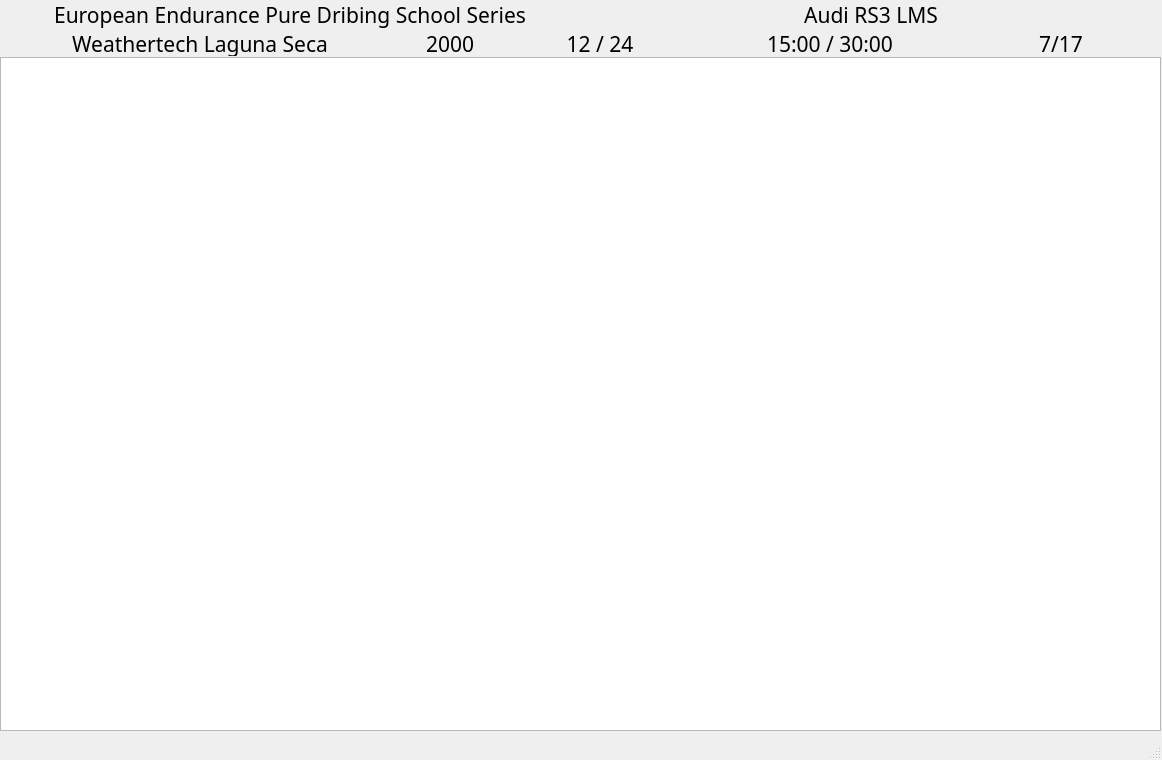
<?xml version="1.0" encoding="UTF-8"?>
<ui version="4.0">
 <class>MainWindow</class>
 <widget class="QMainWindow" name="MainWindow">
  <property name="geometry">
   <rect>
    <x>0</x>
    <y>0</y>
    <width>1162</width>
    <height>760</height>
   </rect>
  </property>
  <property name="windowTitle">
   <string>MainWindow</string>
  </property>
  <widget class="QWidget" name="centralwidget">
   <widget class="QWidget" name="verticalLayoutWidget">
    <property name="geometry">
     <rect>
      <x>0</x>
      <y>0</y>
      <width>1161</width>
      <height>731</height>
     </rect>
    </property>
    <layout class="QVBoxLayout" name="verticalLayout">
     <property name="spacing">
      <number>1</number>
     </property>
     <item>
      <layout class="QHBoxLayout" name="horizontalLayout_6">
       <item alignment="Qt::AlignHCenter">
        <widget class="QLabel" name="lblSerie">
         <property name="font">
          <font>
           <family>Bahnschrift Light SemiCondensed</family>
           <pointsize>16</pointsize>
          </font>
         </property>
         <property name="text">
          <string>European Endurance Pure Dribing School Series</string>
         </property>
         <property name="alignment">
          <set>Qt::AlignCenter</set>
         </property>
        </widget>
       </item>
       <item alignment="Qt::AlignHCenter">
        <widget class="QLabel" name="lblCar">
         <property name="sizePolicy">
          <sizepolicy hsizetype="MinimumExpanding" vsizetype="Preferred">
           <horstretch>0</horstretch>
           <verstretch>0</verstretch>
          </sizepolicy>
         </property>
         <property name="font">
          <font>
           <family>Bahnschrift Light SemiCondensed</family>
           <pointsize>16</pointsize>
          </font>
         </property>
         <property name="text">
          <string>Audi RS3 LMS</string>
         </property>
         <property name="alignment">
          <set>Qt::AlignCenter</set>
         </property>
        </widget>
       </item>
      </layout>
     </item>
     <item>
      <layout class="QHBoxLayout" name="horizontalLayout_7">
       <property name="spacing">
        <number>0</number>
       </property>
       <item>
        <widget class="QLabel" name="lblCircuito">
         <property name="minimumSize">
          <size>
           <width>400</width>
           <height>0</height>
          </size>
         </property>
         <property name="maximumSize">
          <size>
           <width>400</width>
           <height>25</height>
          </size>
         </property>
         <property name="font">
          <font>
           <family>Bahnschrift Light SemiCondensed</family>
           <pointsize>16</pointsize>
          </font>
         </property>
         <property name="text">
          <string>Weathertech Laguna Seca</string>
         </property>
         <property name="alignment">
          <set>Qt::AlignCenter</set>
         </property>
        </widget>
       </item>
       <item>
        <widget class="QLabel" name="lblSOF">
         <property name="minimumSize">
          <size>
           <width>100</width>
           <height>25</height>
          </size>
         </property>
         <property name="maximumSize">
          <size>
           <width>100</width>
           <height>25</height>
          </size>
         </property>
         <property name="font">
          <font>
           <family>Bahnschrift Light SemiCondensed</family>
           <pointsize>16</pointsize>
          </font>
         </property>
         <property name="text">
          <string>2000</string>
         </property>
         <property name="textFormat">
          <enum>Qt::PlainText</enum>
         </property>
         <property name="alignment">
          <set>Qt::AlignCenter</set>
         </property>
        </widget>
       </item>
       <item>
        <widget class="QLabel" name="lblVueltas">
         <property name="minimumSize">
          <size>
           <width>200</width>
           <height>25</height>
          </size>
         </property>
         <property name="maximumSize">
          <size>
           <width>200</width>
           <height>25</height>
          </size>
         </property>
         <property name="font">
          <font>
           <family>Bahnschrift Light SemiCondensed</family>
           <pointsize>16</pointsize>
          </font>
         </property>
         <property name="text">
          <string>12 / 24</string>
         </property>
         <property name="textFormat">
          <enum>Qt::PlainText</enum>
         </property>
         <property name="alignment">
          <set>Qt::AlignCenter</set>
         </property>
        </widget>
       </item>
       <item alignment="Qt::AlignHCenter">
        <widget class="QLabel" name="lblTiempo">
         <property name="minimumSize">
          <size>
           <width>200</width>
           <height>25</height>
          </size>
         </property>
         <property name="maximumSize">
          <size>
           <width>200</width>
           <height>25</height>
          </size>
         </property>
         <property name="font">
          <font>
           <family>Bahnschrift Light SemiCondensed</family>
           <pointsize>16</pointsize>
          </font>
         </property>
         <property name="text">
          <string>15:00 / 30:00</string>
         </property>
         <property name="textFormat">
          <enum>Qt::PlainText</enum>
         </property>
         <property name="alignment">
          <set>Qt::AlignCenter</set>
         </property>
        </widget>
       </item>
       <item>
        <widget class="QLabel" name="lblIncidentes">
         <property name="minimumSize">
          <size>
           <width>200</width>
           <height>25</height>
          </size>
         </property>
         <property name="maximumSize">
          <size>
           <width>200</width>
           <height>25</height>
          </size>
         </property>
         <property name="font">
          <font>
           <family>Bahnschrift Light SemiCondensed</family>
           <pointsize>16</pointsize>
          </font>
         </property>
         <property name="text">
          <string>7/17</string>
         </property>
         <property name="textFormat">
          <enum>Qt::PlainText</enum>
         </property>
         <property name="alignment">
          <set>Qt::AlignCenter</set>
         </property>
        </widget>
       </item>
      </layout>
     </item>
     <item>
      <widget class="QListWidget" name="lwPosiciones"/>
     </item>
    </layout>
   </widget>
  </widget>
  <widget class="QMenuBar" name="menubar">
   <property name="geometry">
    <rect>
     <x>0</x>
     <y>0</y>
     <width>1162</width>
     <height>21</height>
    </rect>
   </property>
  </widget>
  <widget class="QStatusBar" name="statusbar"/>
 </widget>
 <resources/>
 <connections/>
</ui>
